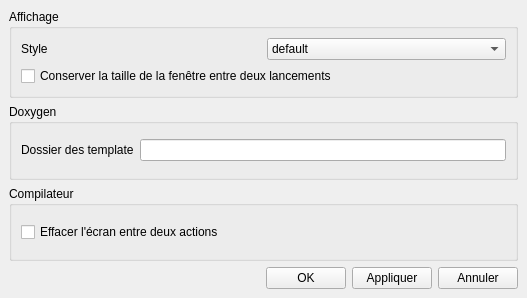
<?xml version="1.0" encoding="UTF-8"?>
<ui version="4.0">
 <class>SettingsWindow</class>
 <widget class="QMainWindow" name="SettingsWindow">
  <property name="geometry">
   <rect>
    <x>0</x>
    <y>0</y>
    <width>527</width>
    <height>298</height>
   </rect>
  </property>
  <property name="windowTitle">
   <string>Options</string>
  </property>
  <widget class="QWidget" name="centralwidget">
   <layout class="QGridLayout" name="gridLayout">
    <item row="3" column="3">
     <widget class="QPushButton" name="pushButton_cancel">
      <property name="text">
       <string>Annuler</string>
      </property>
     </widget>
    </item>
    <item row="3" column="2">
     <widget class="QPushButton" name="pushButton_apply">
      <property name="text">
       <string>Appliquer</string>
      </property>
     </widget>
    </item>
    <item row="3" column="1">
     <widget class="QPushButton" name="pushButton_ok">
      <property name="text">
       <string>OK</string>
      </property>
     </widget>
    </item>
    <item row="3" column="0">
     <spacer name="horizontalSpacer">
      <property name="orientation">
       <enum>Qt::Horizontal</enum>
      </property>
      <property name="sizeHint" stdset="0">
       <size>
        <width>40</width>
        <height>20</height>
       </size>
      </property>
     </spacer>
    </item>
    <item row="2" column="0" colspan="4">
     <widget class="QGroupBox" name="groupBox_compiler">
      <property name="title">
       <string>Compilateur</string>
      </property>
      <layout class="QGridLayout" name="gridLayout_3">
       <item row="0" column="0">
        <widget class="QCheckBox" name="checkBox_autoclearScreen">
         <property name="text">
          <string>Effacer l'écran entre deux actions</string>
         </property>
        </widget>
       </item>
      </layout>
     </widget>
    </item>
    <item row="1" column="0" colspan="4">
     <widget class="QGroupBox" name="groupBox_doxygen">
      <property name="title">
       <string>Doxygen</string>
      </property>
      <layout class="QGridLayout" name="gridLayout_4">
       <item row="0" column="1">
        <widget class="QLineEdit" name="lineEdit_doxygenTemplate"/>
       </item>
       <item row="0" column="0">
        <widget class="QLabel" name="label_doxygenTemplate">
         <property name="text">
          <string>Dossier des template</string>
         </property>
        </widget>
       </item>
      </layout>
     </widget>
    </item>
    <item row="0" column="0" colspan="4">
     <widget class="QGroupBox" name="groupBox_view">
      <property name="title">
       <string>Affichage</string>
      </property>
      <layout class="QGridLayout" name="gridLayout_2">
       <item row="0" column="0">
        <widget class="QLabel" name="label_viewStyle">
         <property name="text">
          <string>Style</string>
         </property>
        </widget>
       </item>
       <item row="0" column="1">
        <widget class="QComboBox" name="comboBox_viewStyle">
         <item>
          <property name="text">
           <string>default</string>
          </property>
         </item>
        </widget>
       </item>
       <item row="1" column="0" colspan="2">
        <widget class="QCheckBox" name="checkBox_keepViewSize">
         <property name="text">
          <string>Conserver la taille de la fenêtre entre deux lancements</string>
         </property>
        </widget>
       </item>
      </layout>
     </widget>
    </item>
   </layout>
  </widget>
 </widget>
 <resources/>
 <connections/>
</ui>
